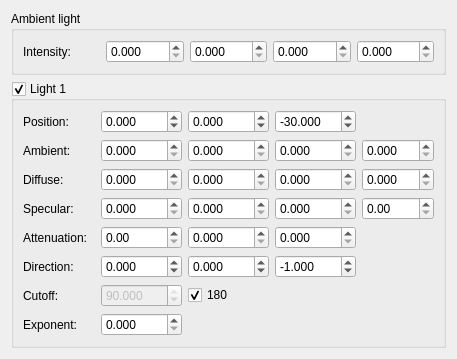
<?xml version="1.0" encoding="UTF-8"?>
<ui version="4.0">
 <class>ConfigureLightDialog</class>
 <widget class="QDialog" name="ConfigureLightDialog">
  <property name="geometry">
   <rect>
    <x>0</x>
    <y>0</y>
    <width>457</width>
    <height>338</height>
   </rect>
  </property>
  <property name="windowTitle">
   <string>Configure light</string>
  </property>
  <layout class="QVBoxLayout" name="verticalLayout">
   <item>
    <widget class="QGroupBox" name="ambientLightGroupBox">
     <property name="sizePolicy">
      <sizepolicy hsizetype="Preferred" vsizetype="Maximum">
       <horstretch>0</horstretch>
       <verstretch>0</verstretch>
      </sizepolicy>
     </property>
     <property name="title">
      <string>Ambient light</string>
     </property>
     <layout class="QGridLayout" name="gridLayout_2">
      <item row="0" column="0">
       <widget class="QLabel" name="ambientIntensityLabel">
        <property name="text">
         <string>Intensity:</string>
        </property>
       </widget>
      </item>
      <item row="0" column="1">
       <widget class="QDoubleSpinBox" name="ambientRedSpinBox">
        <property name="decimals">
         <number>3</number>
        </property>
        <property name="maximum">
         <double>1.000000000000000</double>
        </property>
       </widget>
      </item>
      <item row="0" column="2">
       <widget class="QDoubleSpinBox" name="ambientGreenSpinBox">
        <property name="decimals">
         <number>3</number>
        </property>
        <property name="maximum">
         <double>1.000000000000000</double>
        </property>
       </widget>
      </item>
      <item row="0" column="3">
       <widget class="QDoubleSpinBox" name="ambientBlueSpinBox">
        <property name="decimals">
         <number>3</number>
        </property>
        <property name="maximum">
         <double>1.000000000000000</double>
        </property>
       </widget>
      </item>
      <item row="0" column="4">
       <widget class="QDoubleSpinBox" name="ambientAlphaSpinBox">
        <property name="decimals">
         <number>3</number>
        </property>
        <property name="maximum">
         <double>1.000000000000000</double>
        </property>
       </widget>
      </item>
     </layout>
    </widget>
   </item>
   <item>
    <widget class="QGroupBox" name="light1GroupBox">
     <property name="sizePolicy">
      <sizepolicy hsizetype="Preferred" vsizetype="Maximum">
       <horstretch>0</horstretch>
       <verstretch>0</verstretch>
      </sizepolicy>
     </property>
     <property name="title">
      <string>Light 1</string>
     </property>
     <property name="flat">
      <bool>false</bool>
     </property>
     <property name="checkable">
      <bool>true</bool>
     </property>
     <layout class="QGridLayout" name="gridLayout">
      <item row="0" column="0">
       <widget class="QLabel" name="light1PositionLabel">
        <property name="text">
         <string>Position:</string>
        </property>
       </widget>
      </item>
      <item row="0" column="1">
       <widget class="QDoubleSpinBox" name="light1PositionXSpinBox">
        <property name="decimals">
         <number>3</number>
        </property>
        <property name="minimum">
         <double>-1000.000000000000000</double>
        </property>
        <property name="maximum">
         <double>1000.000000000000000</double>
        </property>
       </widget>
      </item>
      <item row="0" column="2">
       <widget class="QDoubleSpinBox" name="light1PositionYSpinBox">
        <property name="decimals">
         <number>3</number>
        </property>
        <property name="minimum">
         <double>-1000.000000000000000</double>
        </property>
        <property name="maximum">
         <double>1000.000000000000000</double>
        </property>
       </widget>
      </item>
      <item row="0" column="3">
       <widget class="QDoubleSpinBox" name="light1PositionZSpinBox">
        <property name="decimals">
         <number>3</number>
        </property>
        <property name="minimum">
         <double>-1000.000000000000000</double>
        </property>
        <property name="maximum">
         <double>1000.000000000000000</double>
        </property>
        <property name="value">
         <double>-30.000000000000000</double>
        </property>
       </widget>
      </item>
      <item row="1" column="0">
       <widget class="QLabel" name="light1AmbientLabel">
        <property name="text">
         <string>Ambient:</string>
        </property>
       </widget>
      </item>
      <item row="1" column="1">
       <widget class="QDoubleSpinBox" name="light1AmbientRedSpinBox">
        <property name="decimals">
         <number>3</number>
        </property>
       </widget>
      </item>
      <item row="1" column="2">
       <widget class="QDoubleSpinBox" name="light1AmbientGreenSpinBox">
        <property name="decimals">
         <number>3</number>
        </property>
       </widget>
      </item>
      <item row="1" column="3">
       <widget class="QDoubleSpinBox" name="light1AmbientBlueSpinBox">
        <property name="decimals">
         <number>3</number>
        </property>
       </widget>
      </item>
      <item row="2" column="0">
       <widget class="QLabel" name="light1DiffuseLabel">
        <property name="text">
         <string>Diffuse:</string>
        </property>
       </widget>
      </item>
      <item row="2" column="1">
       <widget class="QDoubleSpinBox" name="light1DiffuseRedSpinBox">
        <property name="decimals">
         <number>3</number>
        </property>
       </widget>
      </item>
      <item row="2" column="2">
       <widget class="QDoubleSpinBox" name="light1DiffuseGreenSpinBox">
        <property name="decimals">
         <number>3</number>
        </property>
       </widget>
      </item>
      <item row="2" column="3">
       <widget class="QDoubleSpinBox" name="light1DiffuseBlueSpinBox">
        <property name="decimals">
         <number>3</number>
        </property>
       </widget>
      </item>
      <item row="3" column="0">
       <widget class="QLabel" name="light1SpecularLabel">
        <property name="text">
         <string>Specular:</string>
        </property>
       </widget>
      </item>
      <item row="3" column="1">
       <widget class="QDoubleSpinBox" name="light1SpecularRedSpinBox">
        <property name="decimals">
         <number>3</number>
        </property>
       </widget>
      </item>
      <item row="3" column="2">
       <widget class="QDoubleSpinBox" name="light1SpecularGreenSpinBox">
        <property name="decimals">
         <number>3</number>
        </property>
       </widget>
      </item>
      <item row="3" column="3">
       <widget class="QDoubleSpinBox" name="light1SpecularBlueSpinBox">
        <property name="decimals">
         <number>3</number>
        </property>
       </widget>
      </item>
      <item row="4" column="0">
       <widget class="QLabel" name="light1AttenuationLabel">
        <property name="text">
         <string>Attenuation:</string>
        </property>
       </widget>
      </item>
      <item row="1" column="4">
       <widget class="QDoubleSpinBox" name="light1AmbientAlphaSpinBox">
        <property name="decimals">
         <number>3</number>
        </property>
       </widget>
      </item>
      <item row="2" column="4">
       <widget class="QDoubleSpinBox" name="light1DiffuseAlphaSpinBox">
        <property name="decimals">
         <number>3</number>
        </property>
       </widget>
      </item>
      <item row="3" column="4">
       <widget class="QDoubleSpinBox" name="light1SpecularAlphaSpinBox"/>
      </item>
      <item row="4" column="1">
       <widget class="QDoubleSpinBox" name="light1ConstantAttenuationSpinBox"/>
      </item>
      <item row="4" column="2">
       <widget class="QDoubleSpinBox" name="light1LinearAttenuationSpinBox">
        <property name="decimals">
         <number>3</number>
        </property>
       </widget>
      </item>
      <item row="4" column="3">
       <widget class="QDoubleSpinBox" name="light1QuadraticAttenuationSpinBox">
        <property name="decimals">
         <number>3</number>
        </property>
       </widget>
      </item>
      <item row="5" column="1">
       <widget class="QDoubleSpinBox" name="light1XDirectionSpinBox">
        <property name="decimals">
         <number>3</number>
        </property>
        <property name="minimum">
         <double>-1000.000000000000000</double>
        </property>
        <property name="maximum">
         <double>1000.000000000000000</double>
        </property>
       </widget>
      </item>
      <item row="5" column="0">
       <widget class="QLabel" name="light1DirectionLabel">
        <property name="text">
         <string>Direction:</string>
        </property>
       </widget>
      </item>
      <item row="5" column="2">
       <widget class="QDoubleSpinBox" name="light1YDirectionSpinBox">
        <property name="decimals">
         <number>3</number>
        </property>
        <property name="minimum">
         <double>-1000.000000000000000</double>
        </property>
        <property name="maximum">
         <double>1000.000000000000000</double>
        </property>
       </widget>
      </item>
      <item row="5" column="3">
       <widget class="QDoubleSpinBox" name="light1ZDirectionSpinBox">
        <property name="decimals">
         <number>3</number>
        </property>
        <property name="minimum">
         <double>-1000.000000000000000</double>
        </property>
        <property name="maximum">
         <double>1000.000000000000000</double>
        </property>
        <property name="value">
         <double>-1.000000000000000</double>
        </property>
       </widget>
      </item>
      <item row="6" column="0">
       <widget class="QLabel" name="light1CutoffLabel">
        <property name="text">
         <string>Cutoff:</string>
        </property>
       </widget>
      </item>
      <item row="7" column="0">
       <widget class="QLabel" name="light1ExponentLabel">
        <property name="text">
         <string>Exponent:</string>
        </property>
       </widget>
      </item>
      <item row="7" column="1">
       <widget class="QDoubleSpinBox" name="light1ExponentSpinBox">
        <property name="decimals">
         <number>3</number>
        </property>
        <property name="maximum">
         <double>128.000000000000000</double>
        </property>
       </widget>
      </item>
      <item row="6" column="1">
       <widget class="QDoubleSpinBox" name="light1CutoffSpinBox">
        <property name="enabled">
         <bool>false</bool>
        </property>
        <property name="decimals">
         <number>3</number>
        </property>
        <property name="maximum">
         <double>90.000000000000000</double>
        </property>
        <property name="value">
         <double>90.000000000000000</double>
        </property>
       </widget>
      </item>
      <item row="6" column="2">
       <widget class="QCheckBox" name="light1Cutoff180CheckBox">
        <property name="text">
         <string>180</string>
        </property>
        <property name="checked">
         <bool>true</bool>
        </property>
       </widget>
      </item>
     </layout>
    </widget>
   </item>
  </layout>
 </widget>
 <resources/>
 <connections/>
</ui>
